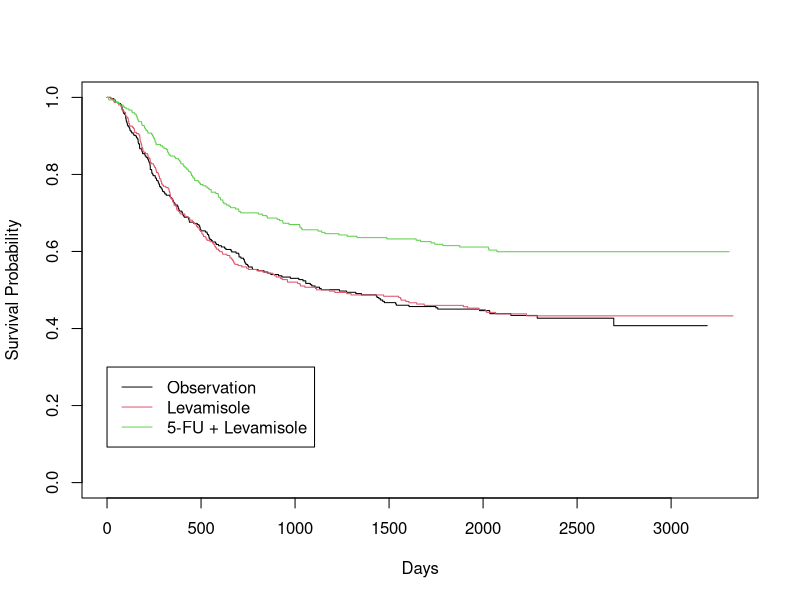
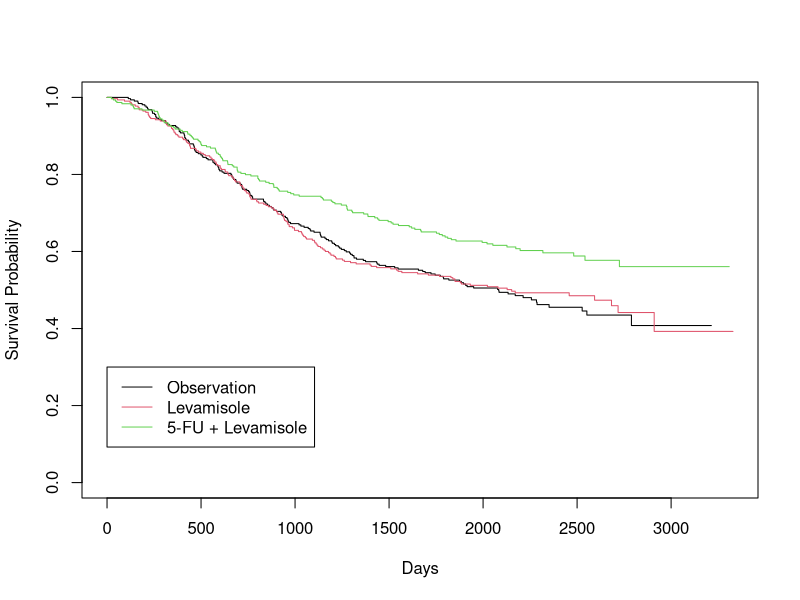

The R script that drew these images, in order: (Note: this script raises an error after producing the figures.)
library(survival)
library(dplyr)
# install.packages("survminer")
library(survminer)
library(cowplot)

setwd("C:/Users/Chanhwa/OneDrive - University of North Carolina at Chapel Hill/2021/FA21/BIOS780/Final Project")

#--------------------#
#                    #
#    Introduction    #
#                    #
#--------------------#


# Load data
data <- read.table("colon.txt", header = F)
colnames(data) <- c("patno", 
                    
                    "treat", 
                    # 1: Obs, 2: Lev, 3: 5-FU + Lev
                    
                    "dayreg", "mthreg", "yrreg", 
                    # Date of registration
                    
                    "daylc", "mthlc", "yrlc",  
                    # Date of last contact or death
                    
                    "status",
                    # 0: Alive (censored), 1: Dead
                    
                    "dayprgrel", "mthprgrel", "yrprgrel",
                    # Date of progress/relapse
                    
                    "stratno",
                    # stratification level
                    
                    "sex",
                    # 0: Female, 1: Male
                    
                    "ptlsite", "histype", "cdifintg", "extloc",
                    # categorical variables
                    
                    "obstrc", "perfor", "adhere", "regimp", 
                    # binary variables
                    
                    "ceapreop",
                    # pre-operative CEA level
                    
                    "noposnd", 
                    # Nodal involvement (number of positive nodes)
                    
                    "dayres", "mthres", "yrres",
                    # Date of tumor resection
                    
                    "dayrx", "mthrx", "yrrx",
                    # Date of start of treatment
                    
                    "prgrel",
                    # 0: Progress or relapse (worse) 1: no (good)
                    
                    "age", 
                    
                    "days",
                    # Days from tumor resection to start of treatment
                    
                    "time", 
                    # Days from registration to death or last contact
                    
                    "group"
                    # 1: Data from SWOG 8591, 2: Data from NCCTG
                    )


# Compute time to event
data$dayprgrel <- as.numeric(data$dayprgrel)
data$mthprgrel <- as.numeric(data$mthprgrel)
data$yrprgrel  <- as.numeric(data$yrprgrel)

data$dayres <- as.numeric(data$dayres)
data$mthres <- as.numeric(data$mthres)
data$yrres  <- as.numeric(data$yrres)

data$dayrx <- as.numeric(data$dayrx)
data$mthrx <- as.numeric(data$mthrx)
data$yrrx  <- as.numeric(data$yrrx)

data$days <- as.numeric(data$days)

data = data %>% 
  mutate(datereg = as.Date(paste(mthreg, dayreg, yrreg-1900, sep = "/"), format = "%m/%d/%y"),
         datelc  = as.Date(paste(mthlc,  daylc,  yrlc -1900, sep = "/"), format = "%m/%d/%y"),
         dateprgrel = as.Date(paste(mthprgrel, dayprgrel, yrprgrel-1900, sep = "/"), format = "%m/%d/%y"),
         dateres = as.Date(paste(mthres, dayres, yrres-1900, sep = "/"), format = "%m/%d/%y"),
         daterx  = as.Date(paste(mthrx,  dayrx,  yrrx -1900, sep = "/"), format = "%m/%d/%y")
         ) %>%
  select(-c(mthreg, dayreg, yrreg, mthlc,  daylc,  yrlc, mthprgrel, dayprgrel, yrprgrel, mthres, dayres, yrres,mthrx,  dayrx,  yrrx))

# Check whether manual computation is the same with original data
data = data %>% mutate(days_manual = as.numeric(daterx - dateres), 
                       time_manual = as.numeric(datelc - datereg))
table(data$days - data$days_manual)
table(data$time - data$time_manual)

# Check the delay between dates
table(data$datereg - data$dateres)
table(data$daterx  - data$datereg)
table(data$dateprgrel  - data$daterx)
table(data$datelc - data$dateprgrel)

# Since datereg and datelc are the only zero-missing data, we use this dates
# Time to death = Days from reg to last contact = data$time
# Time to disease recurrence = Days from reg to prgrel (if prgrel != NA) / last contact (if prgrel == NA)
data = data %>% mutate(
  time_dea = time,
  time_rec = ifelse(prgrel == 1, dateprgrel, datelc) - as.numeric(datereg),
  status_dea = status,
  status_rec = prgrel
)

# Finally organize columns
data$noposnd <- as.numeric(data$noposnd)
data$ceapreop <- as.numeric(data$ceapreop)
data$treat <- as.character(data$treat)
data$sex <- as.character(data$sex)
data$obstrc <- as.character(data$obstrc)
data = data %>% select(-c(patno, stratno, days, time, datereg, datelc, dateprgrel, 
                          dateres, daterx, days_manual, time_manual, status, prgrel))

# How many records are missing?
data.1 = data %>% filter(group == 1) %>% select(-group)
data.2 = data %>% filter(group == 2) %>% select(-group)

apply(X = data, MARGIN = 2, function(x) sum(x %in% c(".",NA)))
apply(X = data.1, MARGIN = 2, function(x) sum(x %in% c(".",NA)))
apply(X = data.2, MARGIN = 2, function(x) sum(x %in% c(".",NA)))

# ptlsite, histype, cdifintg, extloc, regimp are missing for the same 243 subjects
# perfor, adhere are missing for 7 subjects
# noposnd are missing for 31 subjects
# Group2 subjects are missing ptlsite, histype, cdifintg, extloc, regimp => Set this as validation set?


#---------------------#
#                     #
#  TRT on Recurrence  #
#                     #
#---------------------#

# KM plots #
fit.rec <- survfit(Surv(time_rec, as.numeric(status_rec)) ~ treat, data = data.1)
plot(fit.rec, col = 1:3, xlab = "Days", ylab = "Survival Probability")
legend(0, .3, c("Observation", "Levamisole", "5-FU + Levamisole"), lty = 1, col = 1:3) 
# title("Kaplan-Meier Curves of Disease recurrence by Treatment \nfor Colon Cancer study") 

# Cox PH PMLE
fit <- coxph(Surv(time_rec, status_rec) ~ treat, data = data.1, method = 'breslow')
summary(fit)

# Log rank tests #
Lev.Obs.fit.rec <- survdiff(Surv(time_rec, status_rec) ~ treat, data = data.1 %>% filter(treat !=3))
Lev.Obs.fit.rec

FLe.Obs.fit.rec <- survdiff(Surv(time_rec, status_rec) ~ treat, data = data.1 %>% filter(treat !=2))
FLe.Obs.fit.rec

Lev.FLe.fit.rec <- survdiff(Surv(time_rec, status_rec) ~ treat, data = data.1 %>% filter(treat !=1))
Lev.FLe.fit.rec



#---------------------#
#                     #
#  TRT on Surv time   #
#                     #
#---------------------#

# KM plots #
fit.dea <- survfit(Surv(time_dea, status_dea) ~ treat, data = data.1)
plot(fit.dea, col = 1:3, xlab = "Days", ylab = "Survival Probability")
legend(0, .3, c("Observation", "Levamisole", "5-FU + Levamisole"), lty = 1, col = 1:3) 
# title("Kaplan-Meier Curves of Survival time by Treatment \nfor Colon Cancer study") 

# Cox PH PMLE
fit <- coxph(Surv(time_dea, status_dea) ~ treat, data = data.1, method = 'breslow')
summary(fit)

# Log rank tests #
Lev.Obs.fit.dea <- survdiff(Surv(time_dea, status_dea) ~ treat, data = data.1 %>% filter(treat !=3))
Lev.Obs.fit.dea

FLe.Obs.fit.dea <- survdiff(Surv(time_dea, status_dea) ~ treat, data = data.1 %>% filter(treat !=2))
FLe.Obs.fit.dea

Lev.FLe.fit.dea <- survdiff(Surv(time_dea, status_dea) ~ treat, data = data.1 %>% filter(treat !=1))
Lev.FLe.fit.dea


#----------------------------------------#
#                                        #
#   Natural history model on Surv time   #
#                                        #
#----------------------------------------#

#----------------------------------------#
#                                        #
#        Univariate statistics           #
#                                        #
#----------------------------------------#

for(covar in colnames(data.1)){
  if(!(covar %in% c("time_dea", "time_rec", "status_dea", "status_rec"))){
    print(covar)
    
    # Summary table
    if(class(data.1[[covar]]) == "character"){
      print(table(data.1[[covar]], useNA = "always"))
    }
    else{
      print(summary(data.1[[covar]]))
    }
    
    # Univariate coxph model statistics
    fit <- coxph(Surv(data.1$time_dea, data.1$status_dea) ~ data.1[[covar]], method = 'breslow')
    print(summary(fit))
  }
}


#----------------------------------------#
#                                        #
#     Step-down variable selection       #
#                                        #
#----------------------------------------#

# -- variable "age" should be included even if it is statistically insignificant predictor
# -- variable "trt" should be included

# Step1
data.vs <- data.1 %>% select(-c(ptlsite, histype, perfor, ceapreop, time_rec, status_rec))
fit.1 <- coxph(Surv(time_dea, status_dea) ~ ., data = data.vs, method = 'breslow')
fit.1.df = length(fit.1$coefficients)

result.1 <- data.frame(variable=colnames(data.vs %>% select(-c(time_dea, status_dea))), stat = 0, df = 0, pval = 0)

  # Exclude sex
  fit.1.sex <- coxph(Surv(time_dea, status_dea) ~ .-sex, data = data.vs, method = 'breslow')
  fit.1.sex.df = length(fit.1.sex$coefficients)
  stat = 2*(fit.1$loglik[2] - fit.1.sex$loglik[2])
  df = fit.1.df - fit.1.sex.df
  pval = 1 - pchisq(q = stat, df = df)
  result.1$stat[result.1$variable == "sex"] = stat
  result.1$df  [result.1$variable == "sex"] = df
  result.1$pval[result.1$variable == "sex"] = pval

  # Exclude cdifintg
  fit.1.cdifintg <- coxph(Surv(time_dea, status_dea) ~ .-cdifintg, data = data.vs, method = 'breslow')
  fit.1.cdifintg.df = length(fit.1.cdifintg$coefficients)
  stat = 2*(fit.1$loglik[2] - fit.1.cdifintg$loglik[2])
  df = fit.1.df - fit.1.cdifintg.df
  pval = 1 - pchisq(q = stat, df = df)
  result.1$stat[result.1$variable == "cdifintg"] = stat
  result.1$df  [result.1$variable == "cdifintg"] = df
  result.1$pval[result.1$variable == "cdifintg"] = pval
  
  # Exclude extloc
  fit.1.extloc <- coxph(Surv(time_dea, status_dea) ~ .-extloc, data = data.vs, method = 'breslow')
  fit.1.extloc.df = length(fit.1.extloc$coefficients)
  stat = 2*(fit.1$loglik[2] - fit.1.extloc$loglik[2])
  df = fit.1.df - fit.1.extloc.df
  pval = 1 - pchisq(q = stat, df = df)
  result.1$stat[result.1$variable == "extloc"] = stat
  result.1$df  [result.1$variable == "extloc"] = df
  result.1$pval[result.1$variable == "extloc"] = pval
  
  # Exclude obstrc
  fit.1.obstrc <- coxph(Surv(time_dea, status_dea) ~ .-obstrc, data = data.vs, method = 'breslow')
  fit.1.obstrc.df = length(fit.1.obstrc$coefficients)
  stat = 2*(fit.1$loglik[2] - fit.1.obstrc$loglik[2])
  df = fit.1.df - fit.1.obstrc.df
  pval = 1 - pchisq(q = stat, df = df)
  result.1$stat[result.1$variable == "obstrc"] = stat
  result.1$df  [result.1$variable == "obstrc"] = df
  result.1$pval[result.1$variable == "obstrc"] = pval
  
  # Exclude adhere
  fit.1.adhere <- coxph(Surv(time_dea, status_dea) ~ .-adhere, data = data.vs, method = 'breslow')
  fit.1.adhere.df = length(fit.1.adhere$coefficients)
  stat = 2*(fit.1$loglik[2] - fit.1.adhere$loglik[2])
  df = fit.1.df - fit.1.adhere.df
  pval = 1 - pchisq(q = stat, df = df)
  result.1$stat[result.1$variable == "adhere"] = stat
  result.1$df  [result.1$variable == "adhere"] = df
  result.1$pval[result.1$variable == "adhere"] = pval

  # Exclude regimp
  fit.1.regimp <- coxph(Surv(time_dea, status_dea) ~ .-regimp, data = data.vs, method = 'breslow')
  fit.1.regimp.df = length(fit.1.regimp$coefficients)
  stat = 2*(fit.1$loglik[2] - fit.1.regimp$loglik[2])
  df = fit.1.df - fit.1.regimp.df
  pval = 1 - pchisq(q = stat, df = df)
  result.1$stat[result.1$variable == "regimp"] = stat
  result.1$df  [result.1$variable == "regimp"] = df
  result.1$pval[result.1$variable == "regimp"] = pval
  
  # Exclude noposnd
  fit.1.noposnd <- coxph(Surv(time_dea, status_dea) ~ .-noposnd, data = data.vs, method = 'breslow')
  fit.1.noposnd.df = length(fit.1.noposnd$coefficients)
  stat = 2*(fit.1$loglik[2] - fit.1.noposnd$loglik[2])
  df = fit.1.df - fit.1.noposnd.df
  pval = 1 - pchisq(q = stat, df = df)
  result.1$stat[result.1$variable == "noposnd"] = stat
  result.1$df  [result.1$variable == "noposnd"] = df
  result.1$pval[result.1$variable == "noposnd"] = pval
  

  result.1[which.max(result.1$pval),]
  # sex is excluded
  

# Step2
  data.vs <- data.vs %>% select(-sex)
  fit.2 <- coxph(Surv(time_dea, status_dea) ~ ., data = data.vs, method = 'breslow')
  fit.2.df = length(fit.2$coefficients)
  
  result.2 <- data.frame(variable=colnames(data.vs %>% select(-c(time_dea, status_dea))), stat = 0, df = 0, pval = 0)
  
  # Exclude cdifintg
  fit.2.cdifintg <- coxph(Surv(time_dea, status_dea) ~ .-cdifintg, data = data.vs, method = 'breslow')
  fit.2.cdifintg.df = length(fit.2.cdifintg$coefficients)
  stat = 2*(fit.2$loglik[2] - fit.2.cdifintg$loglik[2])
  df = fit.2.df - fit.2.cdifintg.df
  pval = 1 - pchisq(q = stat, df = df)
  result.2$stat[result.2$variable == "cdifintg"] = stat
  result.2$df  [result.2$variable == "cdifintg"] = df
  result.2$pval[result.2$variable == "cdifintg"] = pval
  
  # Exclude extloc
  fit.2.extloc <- coxph(Surv(time_dea, status_dea) ~ .-extloc, data = data.vs, method = 'breslow')
  fit.2.extloc.df = length(fit.2.extloc$coefficients)
  stat = 2*(fit.2$loglik[2] - fit.2.extloc$loglik[2])
  df = fit.2.df - fit.2.extloc.df
  pval = 1 - pchisq(q = stat, df = df)
  result.2$stat[result.2$variable == "extloc"] = stat
  result.2$df  [result.2$variable == "extloc"] = df
  result.2$pval[result.2$variable == "extloc"] = pval
  
  # Exclude obstrc
  fit.2.obstrc <- coxph(Surv(time_dea, status_dea) ~ .-obstrc, data = data.vs, method = 'breslow')
  fit.2.obstrc.df = length(fit.2.obstrc$coefficients)
  stat = 2*(fit.2$loglik[2] - fit.2.obstrc$loglik[2])
  df = fit.2.df - fit.2.obstrc.df
  pval = 1 - pchisq(q = stat, df = df)
  result.2$stat[result.2$variable == "obstrc"] = stat
  result.2$df  [result.2$variable == "obstrc"] = df
  result.2$pval[result.2$variable == "obstrc"] = pval
  
  # Exclude adhere
  fit.2.adhere <- coxph(Surv(time_dea, status_dea) ~ .-adhere, data = data.vs, method = 'breslow')
  fit.2.adhere.df = length(fit.2.adhere$coefficients)
  stat = 2*(fit.2$loglik[2] - fit.2.adhere$loglik[2])
  df = fit.2.df - fit.2.adhere.df
  pval = 1 - pchisq(q = stat, df = df)
  result.2$stat[result.2$variable == "adhere"] = stat
  result.2$df  [result.2$variable == "adhere"] = df
  result.2$pval[result.2$variable == "adhere"] = pval
  
  # Exclude regimp
  fit.2.regimp <- coxph(Surv(time_dea, status_dea) ~ .-regimp, data = data.vs, method = 'breslow')
  fit.2.regimp.df = length(fit.2.regimp$coefficients)
  stat = 2*(fit.2$loglik[2] - fit.2.regimp$loglik[2])
  df = fit.2.df - fit.2.regimp.df
  pval = 1 - pchisq(q = stat, df = df)
  result.2$stat[result.2$variable == "regimp"] = stat
  result.2$df  [result.2$variable == "regimp"] = df
  result.2$pval[result.2$variable == "regimp"] = pval
  
  # Exclude noposnd
  fit.2.noposnd <- coxph(Surv(time_dea, status_dea) ~ .-noposnd, data = data.vs, method = 'breslow')
  fit.2.noposnd.df = length(fit.2.noposnd$coefficients)
  stat = 2*(fit.2$loglik[2] - fit.2.noposnd$loglik[2])
  df = fit.2.df - fit.2.noposnd.df
  pval = 1 - pchisq(q = stat, df = df)
  result.2$stat[result.2$variable == "noposnd"] = stat
  result.2$df  [result.2$variable == "noposnd"] = df
  result.2$pval[result.2$variable == "noposnd"] = pval
  
  # Final Decision
  result.2[which.max(result.2$pval),]
  # cdifintg is excluded
  
  
# Step3
  data.vs <- data.vs %>% select(-cdifintg)
  fit.3 <- coxph(Surv(time_dea, status_dea) ~ ., data = data.vs, method = 'breslow')
  fit.3.df = length(fit.3$coefficients)
  
  result.3 <- data.frame(variable=colnames(data.vs %>% select(-c(time_dea, status_dea))), stat = 0, df = 0, pval = 0)
  
  # Exclude extloc
  fit.3.extloc <- coxph(Surv(time_dea, status_dea) ~ .-extloc, data = data.vs, method = 'breslow')
  fit.3.extloc.df = length(fit.3.extloc$coefficients)
  stat = 2*(fit.3$loglik[2] - fit.3.extloc$loglik[2])
  df = fit.3.df - fit.3.extloc.df
  pval = 1 - pchisq(q = stat, df = df)
  result.3$stat[result.3$variable == "extloc"] = stat
  result.3$df  [result.3$variable == "extloc"] = df
  result.3$pval[result.3$variable == "extloc"] = pval
  
  # Exclude obstrc
  fit.3.obstrc <- coxph(Surv(time_dea, status_dea) ~ .-obstrc, data = data.vs, method = 'breslow')
  fit.3.obstrc.df = length(fit.3.obstrc$coefficients)
  stat = 2*(fit.3$loglik[2] - fit.3.obstrc$loglik[2])
  df = fit.3.df - fit.3.obstrc.df
  pval = 1 - pchisq(q = stat, df = df)
  result.3$stat[result.3$variable == "obstrc"] = stat
  result.3$df  [result.3$variable == "obstrc"] = df
  result.3$pval[result.3$variable == "obstrc"] = pval
  
  # Exclude adhere
  fit.3.adhere <- coxph(Surv(time_dea, status_dea) ~ .-adhere, data = data.vs, method = 'breslow')
  fit.3.adhere.df = length(fit.3.adhere$coefficients)
  stat = 2*(fit.3$loglik[2] - fit.3.adhere$loglik[2])
  df = fit.3.df - fit.3.adhere.df
  pval = 1 - pchisq(q = stat, df = df)
  result.3$stat[result.3$variable == "adhere"] = stat
  result.3$df  [result.3$variable == "adhere"] = df
  result.3$pval[result.3$variable == "adhere"] = pval
  
  # Exclude regimp
  fit.3.regimp <- coxph(Surv(time_dea, status_dea) ~ .-regimp, data = data.vs, method = 'breslow')
  fit.3.regimp.df = length(fit.3.regimp$coefficients)
  stat = 2*(fit.3$loglik[2] - fit.3.regimp$loglik[2])
  df = fit.3.df - fit.3.regimp.df
  pval = 1 - pchisq(q = stat, df = df)
  result.3$stat[result.3$variable == "regimp"] = stat
  result.3$df  [result.3$variable == "regimp"] = df
  result.3$pval[result.3$variable == "regimp"] = pval
  
  # Exclude noposnd
  fit.3.noposnd <- coxph(Surv(time_dea, status_dea) ~ .-noposnd, data = data.vs, method = 'breslow')
  fit.3.noposnd.df = length(fit.3.noposnd$coefficients)
  stat = 2*(fit.3$loglik[2] - fit.3.noposnd$loglik[2])
  df = fit.3.df - fit.3.noposnd.df
  pval = 1 - pchisq(q = stat, df = df)
  result.3$stat[result.3$variable == "noposnd"] = stat
  result.3$df  [result.3$variable == "noposnd"] = df
  result.3$pval[result.3$variable == "noposnd"] = pval
  
  # Final Decision
  result.3[which.max(result.3$pval),]
  # adhere is excluded
  fit.3

# Step4
  data.vs <- data.vs %>% select(-adhere)
  fit.4 <- coxph(Surv(time_dea, status_dea) ~ ., data = data.vs, method = 'breslow')
  fit.4.df = length(fit.4$coefficients)
  
  result.4 <- data.frame(variable=colnames(data.vs %>% select(-c(time_dea, status_dea))), stat = 0, df = 0, pval = 0)
  
  # Exclude extloc
  fit.4.extloc <- coxph(Surv(time_dea, status_dea) ~ .-extloc, data = data.vs, method = 'breslow')
  fit.4.extloc.df = length(fit.4.extloc$coefficients)
  stat = 2*(fit.4$loglik[2] - fit.4.extloc$loglik[2])
  df = fit.4.df - fit.4.extloc.df
  pval = 1 - pchisq(q = stat, df = df)
  result.4$stat[result.4$variable == "extloc"] = stat
  result.4$df  [result.4$variable == "extloc"] = df
  result.4$pval[result.4$variable == "extloc"] = pval
  
  # Exclude obstrc
  fit.4.obstrc <- coxph(Surv(time_dea, status_dea) ~ .-obstrc, data = data.vs, method = 'breslow')
  fit.4.obstrc.df = length(fit.4.obstrc$coefficients)
  stat = 2*(fit.4$loglik[2] - fit.4.obstrc$loglik[2])
  df = fit.4.df - fit.4.obstrc.df
  pval = 1 - pchisq(q = stat, df = df)
  result.4$stat[result.4$variable == "obstrc"] = stat
  result.4$df  [result.4$variable == "obstrc"] = df
  result.4$pval[result.4$variable == "obstrc"] = pval
  
  # Exclude regimp
  fit.4.regimp <- coxph(Surv(time_dea, status_dea) ~ .-regimp, data = data.vs, method = 'breslow')
  fit.4.regimp.df = length(fit.4.regimp$coefficients)
  stat = 2*(fit.4$loglik[2] - fit.4.regimp$loglik[2])
  df = fit.4.df - fit.4.regimp.df
  pval = 1 - pchisq(q = stat, df = df)
  result.4$stat[result.4$variable == "regimp"] = stat
  result.4$df  [result.4$variable == "regimp"] = df
  result.4$pval[result.4$variable == "regimp"] = pval
  
  # Exclude noposnd
  fit.4.noposnd <- coxph(Surv(time_dea, status_dea) ~ .-noposnd, data = data.vs, method = 'breslow')
  fit.4.noposnd.df = length(fit.4.noposnd$coefficients)
  stat = 2*(fit.4$loglik[2] - fit.4.noposnd$loglik[2])
  df = fit.4.df - fit.4.noposnd.df
  pval = 1 - pchisq(q = stat, df = df)
  result.4$stat[result.4$variable == "noposnd"] = stat
  result.4$df  [result.4$variable == "noposnd"] = df
  result.4$pval[result.4$variable == "noposnd"] = pval
  
  # Final Decision
  result.4[which.max(result.4$pval),]
  # obstrc is excluded (p-val = 0.064295)
  fit.4

# Step5
  data.vs <- data.vs %>% select(-obstrc)
  fit.5 <- coxph(Surv(time_dea, status_dea) ~ ., data = data.vs, method = 'breslow')
  fit.5.df = length(fit.5$coefficients)
  
  result.5 <- data.frame(variable=colnames(data.vs %>% select(-c(time_dea, status_dea))), stat = 0, df = 0, pval = 0)
  
  # Exclude extloc
  fit.5.extloc <- coxph(Surv(time_dea, status_dea) ~ .-extloc, data = data.vs, method = 'breslow')
  fit.5.extloc.df = length(fit.5.extloc$coefficients)
  stat = 2*(fit.5$loglik[2] - fit.5.extloc$loglik[2])
  df = fit.5.df - fit.5.extloc.df
  pval = 1 - pchisq(q = stat, df = df)
  result.5$stat[result.5$variable == "extloc"] = stat
  result.5$df  [result.5$variable == "extloc"] = df
  result.5$pval[result.5$variable == "extloc"] = pval
  
  # Exclude regimp
  fit.5.regimp <- coxph(Surv(time_dea, status_dea) ~ .-regimp, data = data.vs, method = 'breslow')
  fit.5.regimp.df = length(fit.5.regimp$coefficients)
  stat = 2*(fit.5$loglik[2] - fit.5.regimp$loglik[2])
  df = fit.5.df - fit.5.regimp.df
  pval = 1 - pchisq(q = stat, df = df)
  result.5$stat[result.5$variable == "regimp"] = stat
  result.5$df  [result.5$variable == "regimp"] = df
  result.5$pval[result.5$variable == "regimp"] = pval
  
  # Exclude adhere
  fit.5.adhere <- coxph(Surv(time_dea, status_dea) ~ .-adhere, data = data.vs, method = 'breslow')
  fit.5.adhere.df = length(fit.5.adhere$coefficients)
  stat = 2*(fit.5$loglik[2] - fit.5.adhere$loglik[2])
  df = fit.5.df - fit.5.adhere.df
  pval = 1 - pchisq(q = stat, df = df)
  result.5$stat[result.5$variable == "adhere"] = stat
  result.5$df  [result.5$variable == "adhere"] = df
  result.5$pval[result.5$variable == "adhere"] = pval
  
  # Exclude noposnd
  fit.5.noposnd <- coxph(Surv(time_dea, status_dea) ~ .-noposnd, data = data.vs, method = 'breslow')
  fit.5.noposnd.df = length(fit.5.noposnd$coefficients)
  stat = 2*(fit.5$loglik[2] - fit.5.noposnd$loglik[2])
  df = fit.5.df - fit.5.noposnd.df
  pval = 1 - pchisq(q = stat, df = df)
  result.5$stat[result.5$variable == "noposnd"] = stat
  result.5$df  [result.5$variable == "noposnd"] = df
  result.5$pval[result.5$variable == "noposnd"] = pval
  
  # Final Decision
  result.5[which.max(result.5$pval),]
  # NO variable is excluded because all pvalues < 0.05
  result.5
  fit.5

# Final model: treat + extloc + regimp + noposnd + age
fit.5 <- coxph(Surv(time_dea, status_dea) ~ ., data = data.vs, method = 'breslow')
result.5
fit.5
fit.5.df
fit.5$loglik

# Original model: all variables  
result.1
fit.1
fit.1.df
fit.1$loglik

# Difference between original model and reduced model
2*(fit.1$loglik[2] - fit.5$loglik[2])
1-pchisq(2*(fit.1$loglik[2] - fit.5$loglik[2]), df = fit.1.df - fit.5.df)



#----------------------------------------#
#                                        #
#     Functional form of covariates      #
#                                        #
#----------------------------------------#

# treat + extloc + regimp + noposnd + log(noposnd) + age + log(age)
table(data.vs$noposnd) # ignore data with noposnd == 0 for log transformation
data.vs = data.vs %>% mutate(log_noposnd = log(pmax(noposnd,1)))
fit.5.1 <- coxph(Surv(time_dea, status_dea) ~ treat + extloc + regimp + noposnd + log_noposnd+ age + log(age), data = data.vs, method = 'breslow')
fit.5.1
fit.5

fit.5.1$loglik
fit.5$loglik
-2*(fit.5$loglik[2] - fit.5.1$loglik[2])

# treat + extloc + regimp + log(noposnd) + age
fit.5.2 <- coxph(Surv(time_dea, status_dea) ~ treat + extloc + regimp + log_noposnd + age, data = data.vs, method = 'breslow')
fit.5.2
fit.5.2$loglik[2]

# treat + extloc + regimp + log(noposnd) + age + age^2
fit.5.3 <- coxph(Surv(time_dea, status_dea) ~ treat + extloc + regimp + log_noposnd + age + I(age**2), data = data.vs, method = 'breslow')
fit.5.3
fit.5.3$loglik[2]

# All 2 way interactions treat * extloc * regimp * log(noposnd) * age
fit.5.4 <- coxph(Surv(time_dea, status_dea) ~ treat:extloc + treat:regimp + treat:log_noposnd + treat:age
                 + extloc:regimp + extloc:log_noposnd + extloc:age
                 + regimp:log_noposnd + regimp:age
                 + log_noposnd:age, data = data.vs, method = 'breslow')
fit.5.4
fit.5.4$loglik[2]
# No significant 2 way interactions if considering all interactions simultaneously

# treat + extloc + regimp + log(noposnd) + age + treat:extloc
fit.5.5 <- coxph(Surv(time_dea, status_dea) ~ treat + extloc + regimp + log_noposnd + age + treat:extloc, data = data.vs, method = 'breslow')
fit.5.5
fit.5.5$loglik[2]

# treat + extloc + regimp + log(noposnd) + age + treat:regimp
fit.5.6 <- coxph(Surv(time_dea, status_dea) ~ treat + extloc + regimp + log_noposnd + age + treat:regimp, data = data.vs, method = 'breslow')
fit.5.6
fit.5.6$loglik[2]

# treat + extloc + regimp + log(noposnd) + age + treat:log(noposnd)
fit.5.7 <- coxph(Surv(time_dea, status_dea) ~ treat + extloc + regimp + log_noposnd + age + treat:log_noposnd, data = data.vs, method = 'breslow')
fit.5.7
fit.5.7$loglik[2]

# treat + extloc + regimp + log(noposnd) + age + treat:age
fit.5.8 <- coxph(Surv(time_dea, status_dea) ~ treat + extloc + regimp + log_noposnd + age + treat:age, data = data.vs, method = 'breslow')
fit.5.8
fit.5.8$loglik[2]
# Treat3(5-FU + Lev) and Age interaction pvalue = 0.089 (but then Treat3 main effect insignificant)

# treat + extloc + regimp + log(noposnd) + age + extloc:regimp
fit.5.9 <- coxph(Surv(time_dea, status_dea) ~ treat + extloc + regimp + log_noposnd + age + extloc:regimp, data = data.vs, method = 'breslow')
fit.5.9
fit.5.9$loglik[2]

# treat + extloc + regimp + log(noposnd) + age + extloc:log(noposnd)
fit.5.10 <- coxph(Surv(time_dea, status_dea) ~ treat + extloc + regimp + log_noposnd + age + extloc:log_noposnd, data = data.vs, method = 'breslow')
fit.5.10
fit.5.10$loglik[2]

# treat + extloc + regimp + log(noposnd) + age + extloc:age
fit.5.11 <- coxph(Surv(time_dea, status_dea) ~ treat + extloc + regimp + log_noposnd + age + extloc:age, data = data.vs, method = 'breslow')
fit.5.11
fit.5.11$loglik[2]
# extloc:age is higly significant

# treat + extloc + regimp + log(noposnd) + age + regimp:log(noposnd)
fit.5.12 <- coxph(Surv(time_dea, status_dea) ~ treat + extloc + regimp + log_noposnd + age + regimp:log_noposnd, data = data.vs, method = 'breslow')
fit.5.12
fit.5.12$loglik[2]

# treat + extloc + regimp + log(noposnd) + age + regimp:age
fit.5.13 <- coxph(Surv(time_dea, status_dea) ~ treat + extloc + regimp + log_noposnd + age + regimp:age, data = data.vs, method = 'breslow')
fit.5.13
fit.5.13$loglik[2]

# treat + extloc + regimp + log(noposnd) + age + log(noposnd):age
fit.5.14 <- coxph(Surv(time_dea, status_dea) ~ treat + extloc + regimp + log_noposnd + age + log_noposnd:age, data = data.vs, method = 'breslow')
fit.5.14
fit.5.14$loglik[2]

# treat + extloc + regimp + log(noposnd) + age + extloc:age + log(noposnd):age
fit.5.15 <- coxph(Surv(time_dea, status_dea) ~ treat + extloc + regimp + log_noposnd + age + extloc:age + log_noposnd:age, data = data.vs, method = 'breslow')
fit.5.15
fit.5.15$loglik[2]


# Final model : treat + extloc + regimp + log(noposnd) + age + extloc:age
fit.final <- coxph(Surv(time_dea, status_dea) ~ treat + extloc + regimp + log_noposnd + age + extloc:age, data = data.vs, method = 'breslow')
fit.final
fit.final$loglik[2]



#----------------------------------------#
#                                        #
#    Prediction of survival function     #
#                                        #
#----------------------------------------#

# median risk: 9.241
med.risk = median(fit.final$linear.predictors) 

# baseline hazard function
breslow <- function(t){
  points = basehaz(fit.final)$time
  basehaz(fit.final)$hazard[length(points[points <= t])]
}

# 1 year survival rate of median risk
exp(-breslow(365)) ^ exp(med.risk)

# 5 year survival rate of median risk
exp(-breslow(365*5)) ^ exp(med.risk)

# Low-risk patient
(risk = predict(fit.final, 
                newdata = data.frame(treat = "3", extloc = "1", regimp = "0", noposnd = 1, age = 50, 
                                     time_dea = 365, status_dea = 0, log_noposnd = 0), type = "lp"))

  # 1 year survival rate of low risk
  predict(fit.final, 
          newdata = data.frame(treat = "3", extloc = "1", regimp = "0", noposnd = 1, age = 50, 
                              time_dea = 365, status_dea = 0, log_noposnd = 0), type = "survival")
  
  # 5 year survival rate of low risk
  predict(fit.final, 
          newdata = data.frame(treat = "3", extloc = "1", regimp = "0", noposnd = 1, age = 50, 
                               time_dea = 365*5, status_dea = 0, log_noposnd = 0), type = "survival")

# High-risk patient
(risk = predict(fit.final, 
                newdata = data.frame(treat = "1", extloc = "4", regimp = "1", noposnd = 33, age = 50, 
                                     time_dea = 365, status_dea = 0, log_noposnd = log(33)), type = "lp"))
  
  # 1 year survival rate of low risk
  predict(fit.final, 
          newdata = data.frame(treat = "1", extloc = "4", regimp = "1", noposnd = 33, age = 50, 
                               time_dea = 365, status_dea = 0, log_noposnd = log(33)), type = "survival")
  
  # 5 year survival rate of low risk
  predict(fit.final, 
          newdata = data.frame(treat = "1", extloc = "4", regimp = "1", noposnd = 33, age = 50, 
                               time_dea = 365*5, status_dea = 0, log_noposnd = log(33)), type = "survival")
  

  
#------------------------------------------#
#                                          #
#  Adjusted estimation of treatment effect #
#                                          #
#------------------------------------------#

  # Cox PH PMLE
  fit.final <- coxph(Surv(time_dea, status_dea) ~ treat + extloc + regimp + log_noposnd + age + extloc:age, data = data.vs, method = 'breslow')
  summary(fit.final)
  fit.final$loglik
  
  # Log rank tests #
  Lev.Obs.fit.dea <- coxph(Surv(time_dea, status_dea) ~ treat + extloc + regimp + log_noposnd + age + extloc:age, data = data.vs %>% filter(treat !=3), method = 'breslow')
  summary(Lev.Obs.fit.dea)
  (-0.752)**2
  
  FLe.Obs.fit.dea <- coxph(Surv(time_dea, status_dea) ~ treat + extloc + regimp + log_noposnd + age + extloc:age, data = data.vs %>% filter(treat !=2), method = 'breslow')
  summary(FLe.Obs.fit.dea)
  (-3.177)**2
  
  Lev.FLe.fit.dea <- coxph(Surv(time_dea, status_dea) ~ treat + extloc + regimp + log_noposnd + age + extloc:age, data = data.vs %>% filter(treat !=1), method = 'breslow')
  summary(Lev.FLe.fit.dea)
  (-2.348)**2

  

#----------------------------------------#
#                                        #
#            Model checking              #
#                                        #
#----------------------------------------#

# How many records are missing?
apply(X = data.vs, MARGIN = 2, function(x) sum(x %in% c(".",NA)))
# -- noposnd are missing in 18 patients

# Imputation of noposnd in data.vs as its median
data.vs$noposnd[is.na(data.vs$noposnd)] = median(data.vs$noposnd, na.rm = T)
data.vs <- data.vs %>% mutate(log_noposnd = log(pmax(noposnd,1)))

# Data export for SAS
write.table(x = data.vs, file = "final_data.txt",row.names = F,quote = F)


#----------------------------------------#
#                                        #
#     Functional Forms of covariates     #
#                                        #
#----------------------------------------#

# Age vs log(Age) vs Age^2
fit.age <- coxph(Surv(time_dea, status_dea) ~ treat + extloc + regimp + log_noposnd, data = data.vs, method = 'breslow')

p1 <- ggplot(data = NULL, aes(data.vs$age, fit.age$residuals)) + 
  geom_point() +
  geom_smooth(method = "loess") +
  xlab("Age") + ylab("Martingale residual")

p2 <- ggplot(data = NULL, aes(log(data.vs$age), fit.age$residuals)) + 
  geom_point() +
  geom_smooth(method = "loess") +
  xlab("log(Age)") + ylab("Martingale residual")

p3 <- ggplot(data = NULL, aes((data.vs$age)^2, fit.age$residuals)) + 
  geom_point() +
  geom_smooth(method = "loess") +
  xlab("Age^2") + ylab("Martingale residual")

plot_grid(p1, p2, p3, nrow = 1)


# noposnd vs log(noposnd) vs noposnd^2
fit.noposnd <- coxph(Surv(time_dea, status_dea) ~ treat + extloc + regimp + age, data = data.vs, method = 'breslow')

p1 <- ggplot(data = NULL, aes(data.vs$noposnd, fit.age$residuals)) + 
  geom_point() +
  geom_smooth(method = "loess") +
  xlab("Nodal involvement") + ylab("Martingale residual")

p2 <- ggplot(data = NULL, aes(log(data.vs$noposnd), fit.age$residuals)) + 
  geom_point() +
  geom_smooth(method = "loess") +
  xlab("log(Nodal involvement)") + ylab("Martingale residual")

p3 <- ggplot(data = NULL, aes((data.vs$noposnd)^2, fit.age$residuals)) + 
  geom_point() +
  geom_smooth(method = "loess") +
  xlab("Nodal involvement^2") + ylab("Martingale residual")

plot_grid(p1, p2, p3, nrow = 1)


#----------------------------------------------#
#                                              #
#   Martingale Residual plot for final model   #
#                                              #
#----------------------------------------------#

fit.final <- coxph(Surv(time_dea, status_dea) ~ treat + extloc + regimp + log_noposnd + age + extloc:age, data = data.vs, method = 'breslow')

# Treatment
ggplot(data = NULL, aes(as.factor(data.vs$treat), fit.final$residuals)) +
  geom_violin() +
  geom_jitter(height = 0, width = 0.1, size = 0.5) +
  geom_boxplot(width = 0.1, alpha = 0.5, col = "blue") +
  xlab("Treatment") + ylab("Martingale residual") +
  scale_x_discrete(labels=c("1" = "Observation", 
                            "2" = "Levamisole",
                            "3" = "5-FU + Lev"))

# extloc
ggplot(data = NULL, aes(as.factor(data.vs$extloc), fit.final$residuals)) +
  geom_violin() +
  geom_jitter(height = 0, width = 0.1, size = 0.5) +
  geom_boxplot(width = 0.1, alpha = 0.5, col = "blue") +
  xlab("Extent of local spread") + ylab("Martingale residual") +
  scale_x_discrete(labels=c("1" = "Submucosa", 
                            "2" = "Muscular",
                            "3" = "Serosa",
                            "4" = "Contiguos"))

# regimp
ggplot(data = NULL, aes(as.factor(data.vs$regimp), fit.final$residuals)) +
  geom_violin() +
  geom_jitter(height = 0, width = 0.1, size = 0.5) +
  geom_boxplot(width = 0.1, alpha = 0.5, col = "blue") +
  xlab("Regional implants") + ylab("Martingale residual") +
  scale_x_discrete(labels=c("0" = "No", 
                            "1" = "Exists"))

# log_noposnd
ggplot(data = NULL, aes(data.vs$log_noposnd, fit.final$residuals)) + 
  geom_point() +
  geom_smooth(method = "loess") +
  xlab("log(Nodal involvement)") + ylab("Martingale residual")

# age
ggplot(data = NULL, aes(data.vs$age, fit.final$residuals)) + 
  geom_point() +
  geom_smooth(method = "loess") +
  xlab("Age") + ylab("Martingale residual")



# Using package

ggcoxzph(cox.zph(fit.final))

ggcoxdiagnostics(fit.final, type = "deviance")

  

#----------------------------------------#
#                                        #
#    Model validation and prediction     #
#                                        #
#----------------------------------------#
  
data.val <- data.2 %>% dplyr::select(treat, extloc, regimp, noposnd, age, time_dea, status_dea)

# How many records are missing?
apply(X = data.val, MARGIN = 2, function(x) sum(x %in% c(".",NA)))
# -- noposnd are missing in 13 patients
# -- extloc and regimp are missing in all (243) patients

# Imputation of noposnd in data.val as its median
data.val$noposnd[is.na(data.val$noposnd)] = median(data.val$noposnd, na.rm = T)
data.val <- data.val %>% mutate(log_noposnd = log(pmax(noposnd,1)))

# Imputation of extloc in data.val using proportional odds model
library(MASS)
m <- polr(as.factor(extloc) ~ noposnd + age, data = data.vs)
summary(m)
pred_prob = predict(m, data.val, type = "probs")

data.val$extloc <- as.character(apply(pred_prob, MARGIN = 1, function(x) sample(1:4, 1, replace = F, prob = x)))

table(data.vs$extloc)
table(data.val$extloc)

detach("package:MASS",  unload=TRUE)

# Imputation of regimp in data.val using logistic regression
m <- glm(as.factor(regimp) ~ extloc + noposnd + age, data = data.vs, family = "binomial")
summary(m)
pred_prob = predict(m, data.val, type = "response")

data.val$regimp <- as.character(sapply(pred_prob, function(x) sample(0:1, 1, replace = F, prob = c(1-x,x))))

table(data.vs$regimp)
table(data.val$regimp)


# Partitioning data.val patients by risk group
fit.final <- coxph(Surv(time_dea, status_dea) ~ treat + extloc + regimp + log_noposnd + age + extloc:age, data = data.vs, method = 'breslow')
risk.val <- predict(fit.final, newdata = data.val, type = "lp")
low.risk <- which(risk.val < quantile(risk.val, probs = 1/3))
med.risk <- which(quantile(risk.val, probs = 1/3) <= risk.val & risk.val < quantile(risk.val, probs = 2/3))
high.risk <- which(risk.val >= quantile(risk.val, probs = 2/3))
data.val$risk = "1"
data.val$risk[med.risk] = "2"
data.val$risk[high.risk] = "3"


# prediction of KM curves # = average of the predicted survival curves within each group
predict(fit.final, newdata = data.val, type = "survival")

max.time = max(data.val$time_dea) # 4755

pred_surv = data.frame(t=1:max.time, low_risk = 0, med_risk = 0, high_risk = 0)

for(t in 1:max(data.val$time_dea)){
  pred <- predict(fit.final, newdata = data.val %>% mutate(time_dea = t), type = "survival")
  pred_surv$low_risk[t] = mean(pred[low.risk])
  pred_surv$med_risk[t] = mean(pred[med.risk])
  pred_surv$high_risk[t] = mean(pred[high.risk])
}

# KM plots #
fit.val <- survfit(Surv(time_dea, status_dea) ~ risk, data = data.val)
plot(fit.val, col = 1:3, xlab = "Days", ylab = "Survival Probability")
lines(pred_surv$t, pred_surv$low_risk, lty = 2, col=1)
lines(pred_surv$t, pred_surv$med_risk, lty = 2, col=2)
lines(pred_surv$t, pred_surv$high_risk,lty = 2, col=3)
legend(x = 0, y = .3, title="Observed", legend = c("Low risk", "Medium risk", "High risk"), lty = 1, bty = "n", border = F, col = 1:3)
legend(x = 1000, y = .3, title="Expected", legend = c("Low risk", "Medium risk", "High risk"), lty = 2, bty = "n", border = F, col = 1:3)


#------------------------------------------------------------#
#                                                            #
#   Adjusted estimation of treatment effect on total data    #
#                                                            #
#------------------------------------------------------------#

# Cox PH PMLE on Validation dataset
fit.final.val <- coxph(Surv(time_dea, status_dea) ~ treat + extloc + regimp + log_noposnd + age + extloc:age, 
                       data = data.val, method = 'breslow')
summary(fit.final.val)

# Cox PH PMLE on Total dataset
fit.final.total <- coxph(Surv(time_dea, status_dea) ~ treat + extloc + regimp + log_noposnd + age + extloc:age, 
                         data = rbind(data.vs, data.val %>% select(-risk)), method = 'breslow')
summary(fit.final.total)






